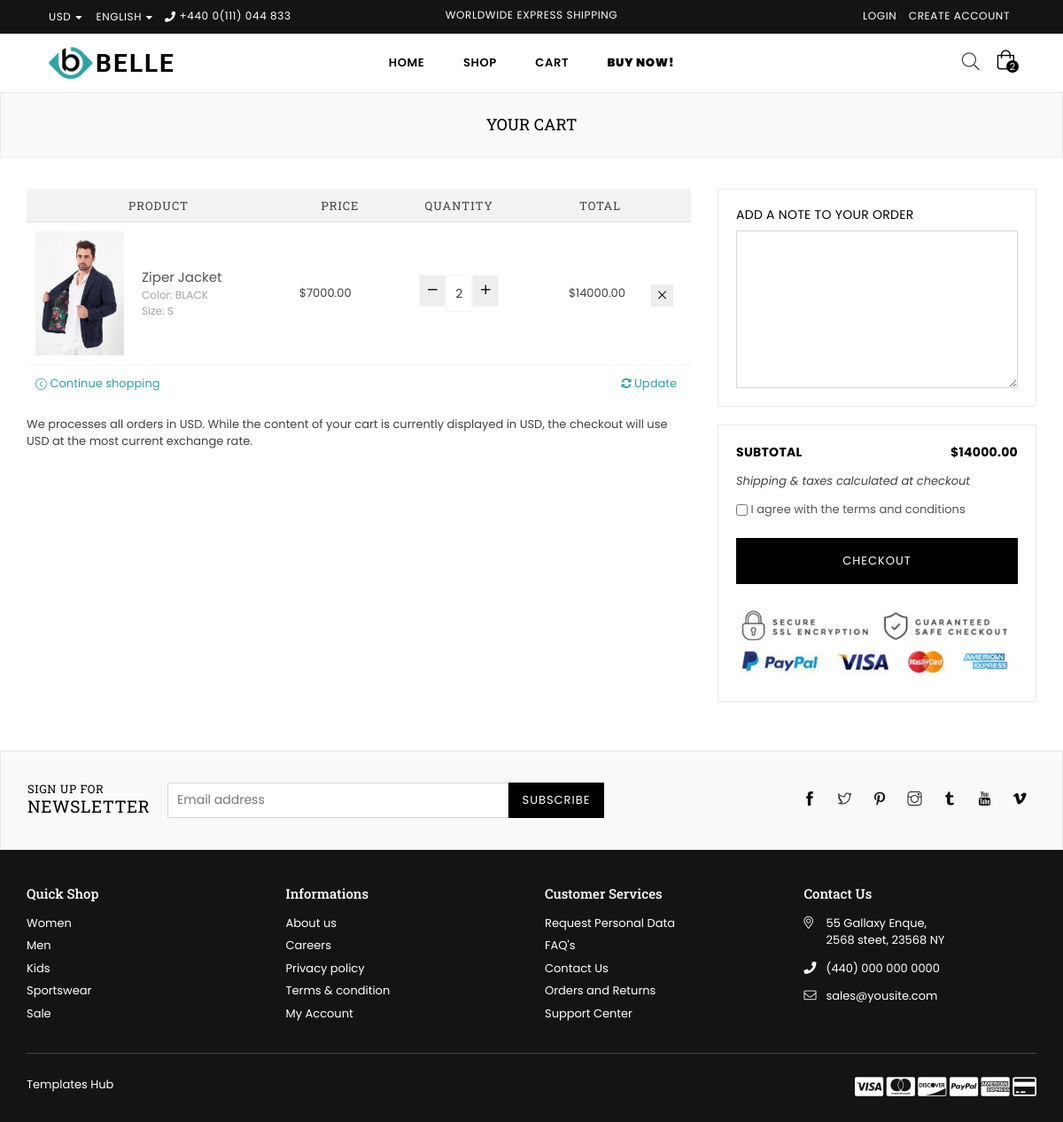
Page /shop/cart/ on the earlier database version.
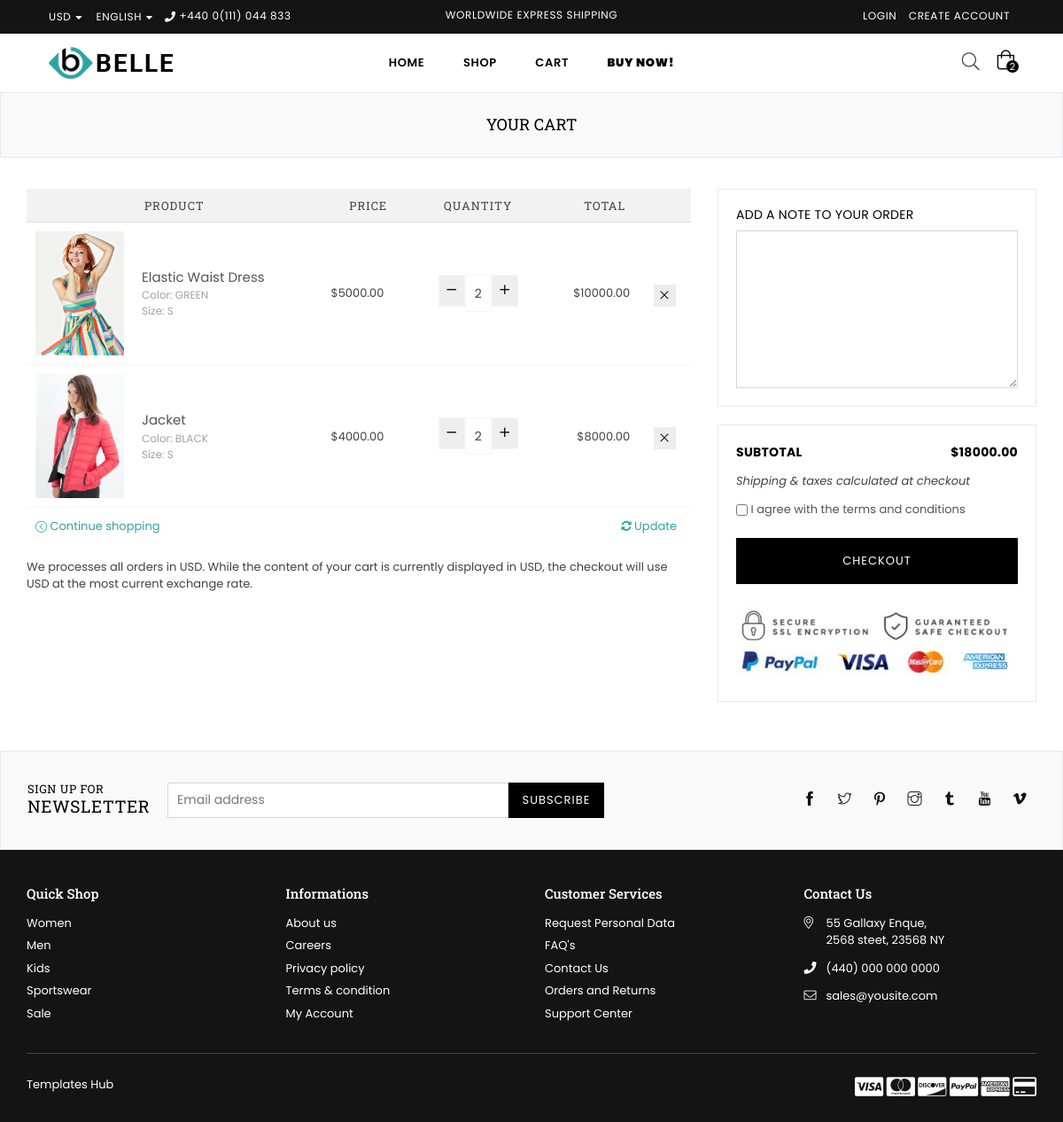
Same page on the later database version.
### app/models.py (models this page shows, shortened)
class CartItem(models.Model):
    cart = models.ForeignKey(Cart, on_delete=models.CASCADE)
    product = models.ForeignKey(Product, on_delete=models.CASCADE)
    color = models.ForeignKey(Color, on_delete=models.CASCADE)
    size = models.ForeignKey(Size, on_delete=models.CASCADE)
    quantity = models.PositiveIntegerField(default=1)
    @property
    def total_price(self):
        return self.product.price * self.quantity

class Product(models.Model):
    name = models.CharField(max_length=255)
    description = models.TextField()
    price = models.DecimalField(max_digits=10, decimal_places=2)
    slug= models.SlugField(unique=True)
    discounted_price = models.DecimalField(max_digits=10, decimal_places=2, null=True, blank=True)
    SKU = models.CharField(max_length=50, unique=True)
    stock = models.IntegerField()
    rating = models.FloatField()
    reviews_count = models.IntegerField()
    in_stock = models.BooleanField(default=True)
    is_new = models.BooleanField(default=False)
    is_on_sale = models.BooleanField(default=False)
    available_colors = models.ManyToManyField(Color, blank=True)
    available_sizes = models.ManyToManyField(Size, blank=True)
    product_type = models.CharField(max_length=50)
    collection = models.CharField(max_length=100)
    main_image = models.ImageField(upload_to='app/images/product_images/')
    hover_image = models.ImageField(upload_to='app/images/product_images/', blank=True, null=True)
    discount_percentage = models.IntegerField(null=True, blank=True)
    limited_stock_message = models.CharField(max_length=255, null=True, blank=True)
    is_featured= models.BooleanField(default=False)
    brand = models.ForeignKey(Brand, on_delete=models.CASCADE, null=True)
    tags = models.ManyToManyField(Tag, blank=True)

class Color(models.Model):
    name = models.CharField(max_length=50, unique=True)  # e.g., "Red", "Black"
    code = models.CharField(max_length=7, unique=True)  # e.g., "#FF0000"

class Size(models.Model):
    name = models.CharField(max_length=10, unique=True)  # e.g., "XS", "S", "M", "L", "XL"

### app/views.py (the view, shortened to what this page needs)
# urls.py: path('cart/', views.cart_page, name='cart'),
def cart_page(request):
    if request.user.is_authenticated:
        cart, created = Cart.objects.get_or_create(user=request.user)
    else:
        session_key = request.session.session_key or request.session.create()
        cart, created = Cart.objects.get_or_create(session_key=session_key)
    cart_items = cart.cartitem_set.all()
    subtotal = sum(item.total_price for item in cart.cartitem_set.all())
    context = {
        'cart_items': cart_items,
        'subtotal': subtotal,
    }
    return render(request, 'app/cart.html', context)

### app/templates/app/cart.html (shortened to what this page needs)
{% extends 'base.html' %}
    {% load static %}
    {% block content %}
    <div id="page-content">
    	<div class="page section-header text-center">
			<div class="page-title">
        		<div class="wrapper"><h1 class="page-width">Your cart</h1></div>
      		</div>
		</div>
        <div class="container">
        	<div class="row">
                <div class="col-12 col-sm-12 col-md-8 col-lg-8 main-col">
                	<form action="#" method="post" class="cart style2">
                		<table>
                            <thead class="cart__row cart__header">
                                <tr>
                                    <th colspan="2" class="text-center">Product</th>
                                    <th class="text-center">Price</th>
                                    <th class="text-center">Quantity</th>
                                    <th class="text-right">Total</th>
                                    <th class="action">&nbsp;</th>
                                </tr>
                            </thead>
                    		<tbody>
                                {% for item in cart_items %}
                                <tr class="cart__row border-bottom line1 cart-flex border-top">
                                    <td class="cart__image-wrapper cart-flex-item">
                                        <a href="{% url 'product' item.product.slug  %}"><img class="cart__image" src="{{ item.product.main_image.url }}" alt="{{ item.product.name }}"></a>
                                    </td>
                                    <td class="cart__meta small--text-left cart-flex-item">
                                        <div class="list-view-item__title">
                                            <a href="#">{{item.product.name}} </a>
                                        </div>
                                        <div class="cart__meta-text">
                                            Color: {{ item.color.name }}<br>Size: {{ item.size.name }}<br>
                                        </div>
                                    </td>
                                    <td class="cart__price-wrapper cart-flex-item">
                                        <span class="money">${{ item.product.price }}</span>
                                    </td>
                                    <td class="cart__update-wrapper cart-flex-item text-right">
                                        <div class="cart__qty text-center">
                                            <div class="qtyField">
                                                <a class="qtyBtn minus" data-id="{{ item.id }}" href="javascript:void(0);"><i class="fa anm anm-minus-r" aria-hidden="true"></i></a>
                                                <input type="text" readonly name="quantity" value="{{ item.quantity | default:1 }}" data-id="{{ item.id }}" class="product-form__input qty">
                                                <a class="qtyBtn plus" data-id="{{ item.id }}" href="javascript:void(0);"><i class="fa anm anm-plus-r" aria-hidden="true"></i></a>
                                            </div>
                                        </div>
                                    </td>
                                    <td class="text-right small--hide cart-price">
                                        <div><span class="money" id="total-{{ item.id }}">${{ item.total_price|floatformat:2 }}</span></div>
                                    </td>
                                    <td class="text-center small--hide"><a href="?remove_item={{ item.id }}" class="btn btn--secondary cart__remove" title="Remove tem"><i class="icon icon anm anm-times-l"></i></a></td>
                                </tr>
                                {% empty %}
                                <tr>
                                    <td colspan="6" class="text-center">Your cart is empty. <a href="{% url 'shop' %}">Browse products</a></td>
                                </tr>
                                {% endfor %}
                            </tbody>
                    		<tfoot>
                                <tr>
                                    <td colspan="3" class="text-left"><a href="{% url 'shop' %}" class="btn--link cart-continue"><i class="icon icon-arrow-circle-left"></i> Continue shopping</a></td>
                                    <td colspan="3" class="text-right"><button type="submit" name="update" class="btn--link cart-update"><i class="fa fa-refresh"></i> Update</button></td>
                                </tr>
                            </tfoot>
                    </table>
                    <div class="currencymsg">We processes all orders in USD. While the content of your cart is currently displayed in USD, the checkout will use USD at the most current exchange rate.</div>
                    </form>
               	</div>
                <div class="col-12 col-sm-12 col-md-4 col-lg-4 cart__footer">
                	<div class="cart-note">
                    	<div class="solid-border">
							<h5><label for="CartSpecialInstructions" class="cart-note__label small--text-center">Add a note to your order</label></h5>
							<textarea name="note" id="CartSpecialInstructions" class="cart-note__input">{{cart.note}}</textarea>
						</div>
                    </div>
                    <div class="solid-border">
                      <div class="row">
                      	<span class="col-12 col-sm-6 cart__subtotal-title"><strong>Subtotal</strong></span>
                        <span class="col-12 col-sm-6 cart__subtotal-title cart__subtotal text-right"><span class="money" id="subtotal">${{ subtotal }}</span></span>
                      </div>
                      <div class="cart__shipping">Shipping &amp; taxes calculated at checkout</div>
                      <p class="cart_tearm">
                        <label>
                          <input type="checkbox" name="tearm" id="cartTearm" class="checkbox" value="tearm" {% if cart.terms_agreed %} checked {% endif %} required>
                           I agree with the terms and conditions</label>
                      </p>
                      <a href="{% url 'checkout' %}"> <input type="submit"  name="checkout" id="cartCheckout" class="btn btn--small-wide checkout" value="Checkout"></a>
                      <div class="paymnet-img"><img src="{% static 'images/payment-img.jpg' %}" alt="Payment"></div>
                    </div>
                </div>
            </div>
        </div>
    </div>
{% endblock content %}

Differences in the rows shown:
removed CartItem: product.main_image (picture), product.name "Ziper Jacket", color.name "BLACK", size.name "S", product.price "7000.00", quantity "2", total_price "14000.00"
added CartItem: product.main_image (picture), product.name "Elastic Waist Dress", color.name "GREEN", size.name "S", product.price "5000.00", quantity "2", total_price "10000.00"
added CartItem: product.main_image (picture), product.name "Jacket", color.name "BLACK", size.name "S", product.price "4000.00", quantity "2", total_price "8000.00"
Other differences:
{{ subtotal }}: "14000.00" → "18000.00"
